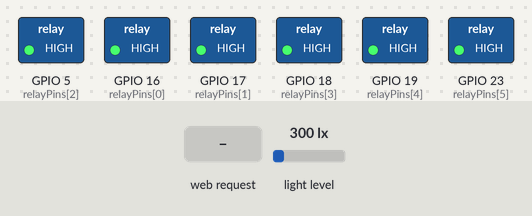
The sketch below on a simulated ESP32. Parts: switched loads named in the sketch (green lamp = pin HIGH). The inputs (shaded band) are chosen by the test bench; at power-on: light level 300 lx. WiFi joins after 1.5 s; servers stay silent unless stated; what the sketch prints to the serial monitor is not drawn.

Above: at 2.7 s.
2.8 s: HTTP request GET /toggle?id=1&state=1&auto=1 received
At 3.8 s:
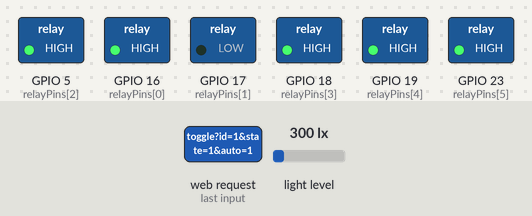
4.5 s: HTTP request GET /setMode?id=1&state=1&auto=1 received
6.0 s: light level set to 276 lx
At 6.3 s:
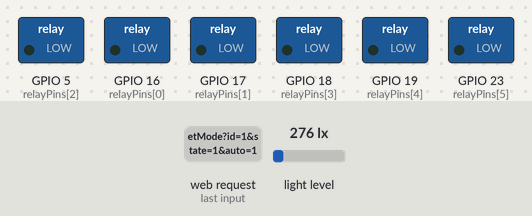
7.5 s: light level set to 476 lx
9.0 s: light level set to 527 lx
At 10.1 s:
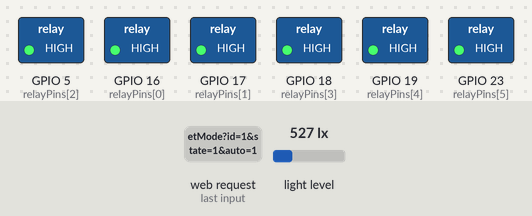
10.5 s: light level set to 40 lx
At 11.4 s:
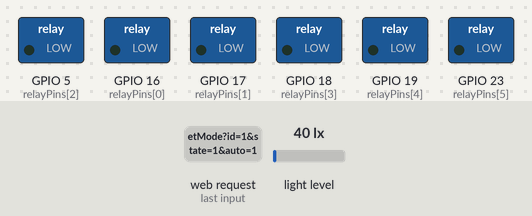
Timing chart, 0 to 13.0 s (numbered marks = the images above; inputs shaded):
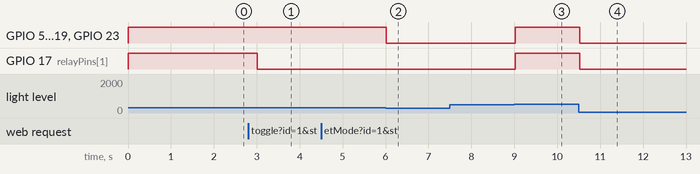

The sketch:

dieukhien.ino
```cpp
#include <WiFi.h>
#include <WebServer.h>
#include <Wire.h>
#include <BH1750.h>

BH1750 lightMeter;

// ======================= CONFIG =======================
const char* ssid     = "VIETTEL TANG 3";
const char* password = "0966536583";

// Relay ESP32 pins
const int relayPins[] = {16, 17, 5, 18, 19, 23};
const int soLuongDen = 6;

// trạng thái đèn (0 = tắt, 1 = bật)
int relayState[6] = {0,0,0,0,0,0};

// 0 = manual, 1 = auto
int autoMode = 0;

// WebServer port 80
WebServer server(80);

// helper: gửi header CORS
void sendCORSHeaders() {
  server.sendHeader("Access-Control-Allow-Origin", "*");
  server.sendHeader("Access-Control-Allow-Methods", "GET,POST,OPTIONS");
  server.sendHeader("Access-Control-Allow-Headers", "Content-Type");
}


void setRelay(int id, int state) {
  if (id < 0 || id >= soLuongDen) return;
  relayState[id] = state;
  // Nếu module active-LOW: LOW = Bật, HIGH = Tắt
  digitalWrite(relayPins[id], state ? LOW : HIGH);
}

void setAll(int state) {
  for (int i = 0; i< soLuongDen; i++) {
    setRelay(i, state);
  }
}

// -----------------------------------------------------
void handleOptions() {
  // Trả về OK cho preflight
  sendCORSHeaders();
  server.send(204, "text/plain", "");
}

void handleStatus() {
  float lux = lightMeter.readLightLevel();
  // Build JSON manually (nhỏ gọn)
  String json = "{";
  json += "\"lux\":" + String(lux, 2) + ",";
  json += "\"auto\":" + String(autoMode) + ",";
  json += "\"relays\":[";
  for (int i = 0; i < soLuongDen; i++) {
    json += String(relayState[i]);
    if (i < soLuongDen - 1) json += ",";
  }
  json += "]}";

  sendCORSHeaders();
  server.send(200, "application/json", json);
}

void handleToggle() {
  if (!server.hasArg("id") || !server.hasArg("state")) {
    sendCORSHeaders();
    server.send(400, "text/plain", "Missing params");
    return;
  }

  int id = server.arg("id").toInt();
  int st = server.arg("state").toInt();

  if (autoMode == 1) {
    sendCORSHeaders();
    server.send(403, "text/plain", "Auto mode active");
    return;
  }

  if (id >= 0 && id < soLuongDen) {
    setRelay(id, st);
    sendCORSHeaders();
    server.send(200, "text/plain", "OK");
  }
  else {
    sendCORSHeaders();
    server.send(400, "text/plain", "Invalid ID");
  }
}

void handleSetMode() {
  if (!server.hasArg("auto")) {
    sendCORSHeaders();
    server.send(400, "text/plain", "Missing mode");
    return;
  }

  autoMode = server.arg("auto").toInt();

  // Nếu chuyển sang Auto → để hệ thống tự điều chỉnh
  if (autoMode == 1) {
    Serial.println("Chuyen sang che do TU DONG");
  }
  else {
    Serial.println("Chuyen sang che do THU CONG");
  }

  sendCORSHeaders();
  server.send(200, "text/plain", "OK");
}

void setup() {
  Serial.begin(115200);

  // BH1750
  Wire.begin(21, 22);
  if (lightMeter.begin(BH1750::CONTINUOUS_HIGH_RES_MODE)) {
    Serial.println("BH1750 ready!");
  }
  else {
    Serial.println("BH1750 error!");
  }

  // Relay pins
  for (int i = 0; i < soLuongDen; i++) {
    pinMode(relayPins[i], OUTPUT);
    digitalWrite(relayPins[i], HIGH);  // active-LOW => HIGH = OFF
  }

  // WiFi
  WiFi.begin(ssid, password);
  Serial.print("Connecting to WiFi");
  while (WiFi.status() != WL_CONNECTED) {
    delay(300);
    Serial.print(".");
  }
  Serial.println();
  Serial.print("Connected! IP = ");
  Serial.println(WiFi.localIP());

  // API routes
  server.on("/status", HTTP_GET, handleStatus);
  server.on("/toggle", HTTP_GET, handleToggle);
  server.on("/setMode", HTTP_GET, handleSetMode);

  // OPTIONS (preflight)
  server.on("/status", HTTP_OPTIONS, handleOptions);
  server.on("/toggle", HTTP_OPTIONS, handleOptions);
  server.on("/setMode", HTTP_OPTIONS, handleOptions);

  server.begin();
}

void loop() {
  server.handleClient();

  float lux = lightMeter.readLightLevel();

  if (autoMode == 1) {
    if (lux < 300) {
      setAll(1);   // bật hết
    }
    else if (lux > 500) {
      setAll(0);   // tắt hết
    }
  }

  delay(300);
}
```

Measured:
- the behaviour switches between 300 and 299 lx on light level (found by bisection; images 1 and 2)
- the behaviour switches between 500 and 501 lx on light level (found by bisection; images 2 and 3)
- after the input at 2.8 s, GPIO 17 (relayPins[1]): HIGH → LOW after 0.21 s
- after the input at 4.5 s, every drawn part: stays the same
- after the input at 6.0 s, GPIO 5 (relayPins[2]), GPIO 16 (relayPins[0]), GPIO 18 (relayPins[3]), GPIO 19 (relayPins[4]), GPIO 23 (relayPins[5]): HIGH → LOW at once
- after the input at 7.5 s, every drawn part: stays the same
- after the input at 9.0 s, GPIO 5 (relayPins[2]), GPIO 16 (relayPins[0]), GPIO 17 (relayPins[1]), GPIO 18 (relayPins[3]), GPIO 19 (relayPins[4]), GPIO 23 (relayPins[5]): LOW → HIGH at once
- after the input at 10.5 s, GPIO 5 (relayPins[2]), GPIO 16 (relayPins[0]), GPIO 17 (relayPins[1]), GPIO 18 (relayPins[3]), GPIO 19 (relayPins[4]), GPIO 23 (relayPins[5]): HIGH → LOW at once
